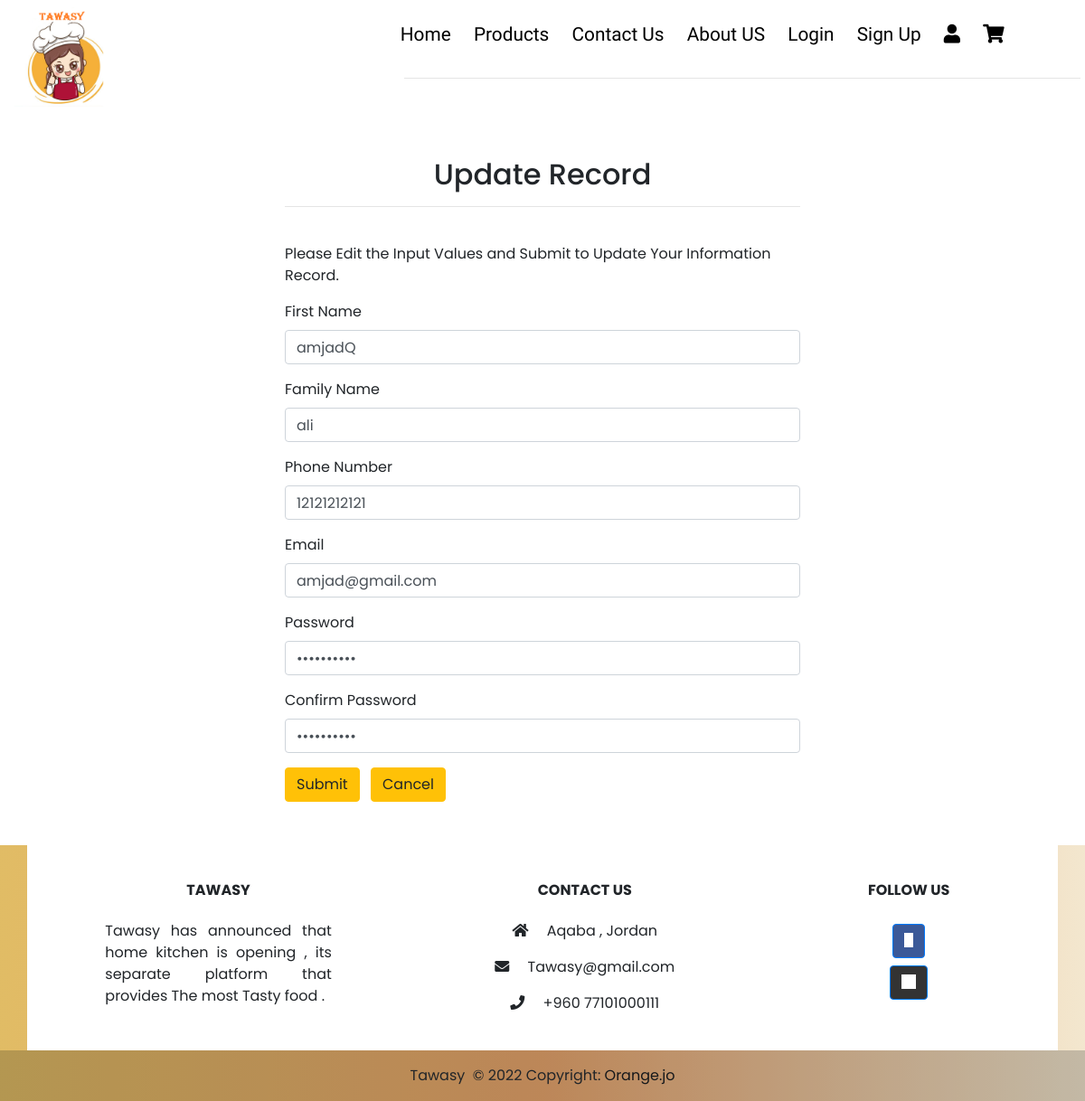
The app's page /PHP_store-main/User/Update_info.php?id=21 with its own data.
### tables this page shows
CREATE TABLE `register` (
  `id` int(11) NOT NULL,
  `First_Name` text NOT NULL,
  `Last_Name` text NOT NULL,
  `Email` varchar(255) NOT NULL,
  `Phone_Num` varchar(11) NOT NULL,
  `Password` varchar(14) NOT NULL,
  `con_Password` varchar(14) NOT NULL
);

### PHP_store-main/User/Update_info.php (the view, shortened to what this page needs)
<?php
include_once '../Configration/connection.php';
 $fname= $lname  = $phone = $email = $pass = $con_pass = "";
$fname_err  = $lname_err = $phone_err = $email_err = $pass_err = $con_pass_err = "";
if($_SERVER["REQUEST_METHOD"] == "POST"){
    $input_name = trim($_POST["First_Name"]);
    if(empty($input_name)){
        $fname_err = "Please enter a name.";
    } elseif(!filter_var($input_name, FILTER_VALIDATE_REGEXP, array("options"=>array("regexp"=>"/^[a-zA-Z\s]+$/")))){
        $fname_err = "Please enter a valid name.";
    } else{
        $fname = $input_name;
    }
     $input_name3 = trim($_POST["Last_Name"]);
     if(empty($input_name3)){
         $lname_err = "Please enter a name.";
     } elseif(!filter_var($input_name3, FILTER_VALIDATE_REGEXP, array("options"=>array("regexp"=>"/^[a-zA-Z\s]+$/")))){
         $lname_err = "Please enter a valid name.";
     } else{
         $lname = $input_name3;
     }
    $input_email = trim($_POST["Email"]);
    if(empty($input_email)){
        $email_err = "Please enter your email.";
    } elseif(!filter_var($input_email, FILTER_VALIDATE_REGEXP, array("options"=>array("regexp"=>"/^[a-zA-Z0-9][\-_\.\+\!\#\$\%\&\'\*\/\=\?\^\`\{\|]{0,1}([a-zA-Z0-9][\-_\.\+\!\#\$\%\&\'\*\/\=\?\^\`\{\|]{0,1})*[a-zA-Z0-9]@[a-zA-Z0-9][-\.]{0,1}([a-zA-Z][-\.]{0,1})*[a-zA-Z0-9]\.[a-zA-Z0-9]{1,}([\.\-]{0,1}[a-zA-Z]){0,}[a-zA-Z0-9]{0,}$/i")))){
        $email_err = "Please enter a valid Email.";
    } else{
        $email = $input_email;
    }
    $phone_regex="/^\\(?([0-9]{3})\\)?[-.\\s]?([0-9]{3})[-.\\s]?([0-9]{4})?[-.\\s]?([0-9]{4})$/";
    $input_phone = trim($_POST["Phone_Num"]);
    if(empty($input_phone)){
        $phone_err = "Please enter your phone number .";
    }elseif(!preg_match($phone_regex,$input_phone)){
         $phone_err ="Please enter your phone number from 14 digit !.";
    }else{
        $phone = $input_phone;
    }
      $input_pass = trim($_POST["Password"]);
      if(empty($input_pass)){
          $pass_err = "Password should be at least 8 characters in length and should include at least one upper case letter, one number, and one special character.";
      }elseif(!filter_var($input_pass, FILTER_VALIDATE_REGEXP, array("options"=>array("regexp"=>"/^(?=.*?[A-Z])(?=.*?[a-z])(?=.*?[0-9])(?=.*?[#?!@$%^&*-]).{8,}$/")))){
          $pass_err = "Password should be at least 8 characters in length and should include at least one upper case letter, one number, and one special character.";
      }else{
          $pass = $input_pass;
      }
      $input_conpass = trim($_POST["con_Password"]);
      if(empty($input_conpass)){
          $con_pass_err = "Please Enter Your Password matche the above password !";
      }elseif($input_conpass == $pass){
        $con_pass = $input_conpass;
      }else{
        $con_pass_err = "Password Dosent Match !";
      }
    if(empty($fname_err) && empty($lname_err)  && empty($phone_err) && empty($pass_err) && empty($con_pass_err)){
        $sql="UPDATE register SET First_Name='$fname',  Last_Name='$lname',  Phone_Num='$phone',  Email='$email', Password='$pass', con_Password='$con_pass' WHERE id=$_GET[id];";
        if(mysqli_query($conn, $sql)){
            header("location:User.php");
            }else{
            echo "Eroor: ". $sql."<br>". mysqli_error($conn);}}
    else{
            echo '<script language="javascript">';
            echo 'alert("Oops! Something went wrong. Please try again later")';
            echo '</script>';
          }
    mysqli_close($conn);
}else{
    if(isset($_GET["id"]) && !empty(trim($_GET["id"]))){
        $sql = "SELECT * FROM register WHERE id = ?";
        if($stmt = mysqli_prepare($conn, $sql)){
            mysqli_stmt_bind_param($stmt, "i", $param_id);
            if(mysqli_stmt_execute($stmt)){
                $result = mysqli_stmt_get_result($stmt);
                if(mysqli_num_rows($result) == 1){
                    $row = mysqli_fetch_array($result, MYSQLI_ASSOC);
                    $fname = $row["First_Name"];
                    $lname = $row["Last_Name"];
                    $email = $row["Email"];
                    $phone = $row["Phone_Num"];
                    $pass = $row["Password"];
                    $con_pass = $row["con_Password"];
                }else{
                        header("location: error.php");
                        exit();
                    }
                } else{
                    echo "Oops! Something went wrong. Please try again later.";
                }
            }
        }  else{
            header("location: error.php");
            exit();
        }
    }
?>
<!DOCTYPE html>
<html lang="en">
<head>
    <link rel="stylesheet" href="https://use.fontawesome.com/releases/v5.14.0/css/all.css%22%3E">
        <link rel="stylesheet" href="https://use.fontawesome.com/releases/v5.14.0/css/all.css">
        <link rel="stylesheet" href="https://stackpath.bootstrapcdn.com/bootstrap/4.5.2/css/bootstrap.min.css">
        <link rel="stylesheet" href="../style2.css">
</head>
<body>
<div class="navbar">
       <div class="logo"><img src="../image (2).png"width="100px"> </div>
       <nav >
<ul style="margin-right: 5%; font-family: 'Nunito', sans-serif;
font-family: 'Patrick Hand', cursive; color:black;">
 <li><a style="color:black;" href="../index.php">Home</a></li>
 <li><a style="color:black;" href="../product/product.php">Products</a></li>
 <li><a style="color:black;" href="../Welcome/ContactUs.html">Contact Us</a></li>
 <li><a style="color:black;" href="../Welcome/AboutUs.html">About US</a></li>
 <li><a style="color:black;" href="../Login/Login.php">Login</a></li>
 <li><a style="color:black;" href="../Regestration/Signup.php">Sign Up</a></li>
 <li><a style="color:black;" href="../User/User.php"><i class="fa fa-user" aria-hidden="true"></i></a></li>
 <li><a style="color:black;" href="../Cart/cart.php"><i class="fas fa-shopping-cart"></i ></i></a></li>
</ul> <hr style="width:70%; margin-left: 31%;">
       </nav>
    </div>
    <div class="wrapper">
        <div class="container-fluid">
            <div class="row">
                <div class="col-md-12">
                    <h2 class="mt-5" style="text-align:center">Update Record</h2><hr><br>
                    <p>Please Edit the Input Values and Submit to Update Your Information Record.</p>
                    <form action="<?php echo htmlspecialchars(basename($_SERVER['REQUEST_URI'])); ?>" method="post">
                    <div class="form-group">
                            <label>First Name</label>
                            <input type="text" name="First_Name" class="form-control <?php echo (!empty($fname_err)) ? 'is-invalid' : ''; ?>" value="<?php echo $fname; ?>">
                        </div>
                        <div class="form-group">
                            <label>Family Name</label>
                            <input type="text" name="Last_Name" class="form-control <?php echo (!empty($lname_err)) ? 'is-invalid' : ''; ?>" value="<?php echo $lname; ?>">
                        </div>
                        <div class="form-group">
                            <label>Phone Number</label>
                            <input type="number" name="Phone_Num" class="form-control <?php echo (!empty($phone_err)) ? 'is-invalid' : ''; ?>" value="<?php echo $phone ; ?>">
                        </div>
                        <div class="form-group">
                            <label>Email</label>
                            <input type="email" name="Email" class="form-control <?php echo (!empty($email_err)) ? 'is-invalid' : ''; ?>" value="<?php echo $email; ?>">
                        </div>
                        <div class="form-group">
                            <label>Password</label>
                            <input type="password" name="Password" class="form-control <?php echo (!empty($pass_err)) ? 'is-invalid' : ''; ?>" value="<?php echo $pass; ?>">
                        </div>
                        <div class="form-group">
                            <label>Confirm Password</label>
                            <input type="password" name="con_Password" class="form-control <?php echo (!empty($con_pass_err)) ? 'is-invalid' : ''; ?>" value="<?php echo $con_pass; ?>">
                        </div>
                        <input type="submit" class="btn btn-warning" value="Submit">
                        <a href="index.php" class="btn btn-warning ml-2">Cancel</a>
                    </form>
                </div>
            </div>
        </div>
    </div>
<br><br>
     <footer class="text-center text-lg-start "
      style="    background: linear-gradient(to right, #cd90009a,#dd680493, rgb(200 145 35 / 22%));">
      <div class="container p-4 pb-0">
        <section class="">
          <div class="row">
            <div class="col-md-3 col-lg-3 col-xl-3 mx-auto mt-3">
              <h6 class="text-uppercase mb-4 font-weight-bold">
              Tawasy
              </h6>
              <p style="text-align: justify; ">
              Tawasy has announced that home kitchen is opening , its separate platform that provides The most Tasty food .
              </p>
            </div>
            <div class="col-md-4 col-lg-3 col-xl-3 mx-auto mt-3">
              <h6 class="text-uppercase mb-4 font-weight-bold">Contact Us</h6>
              <p><i class="fas fa-home mr-3"></i> Aqaba , Jordan</p>
              <p><i class="fas fa-envelope mr-3"></i> Tawasy@gmail.com</p>
              <p><i class="fas fa-phone mr-3"></i> +960 77101000111</p>
            </div>
            <div class="col-md-3 col-lg-2 col-xl-2 mx-auto mt-3">
              <h6 class="text-uppercase mb-4 font-weight-bold">Follow us</h6>
              <a class="btn btn-primary btn-floating m-1" style="background-color: #3b5998" href="https://www.facebook.com/111544976944061/posts/ph-0915817799-0915811173-03009190131/111551280276764/ target="_blank" role="button"><i
                  class="fab fa-facebook-f"></i></a>
              <br>
              <a class="btn btn-primary btn-floating m-1" style="background-color: #333333"
                href="https://github.com/majdalbalawneh role="button" target="_blank"><i class="fab fa-github"></i></a>
            </div>
          </div>
        </section>
      </div>
      <div class="text-center p-3" style="background-color: rgba(0, 0, 0, 0.2)">
        Tawasy&nbsp; © 2022 Copyright:
        <a href="https://www.orange.jo/ar/pages/default.aspx" target="_blank">Orange.jo</a>
      </div>
    </footer>
</body>
</html>

### PHP_store-main/User/Update_info.php (style rules this page uses)
.wrapper { width: 600px; margin: 0 auto; }

### records on screen
register: First_Name "amjadQ", Last_Name "ali", Phone_Num "12121212121", Email "amjad@gmail.com"
